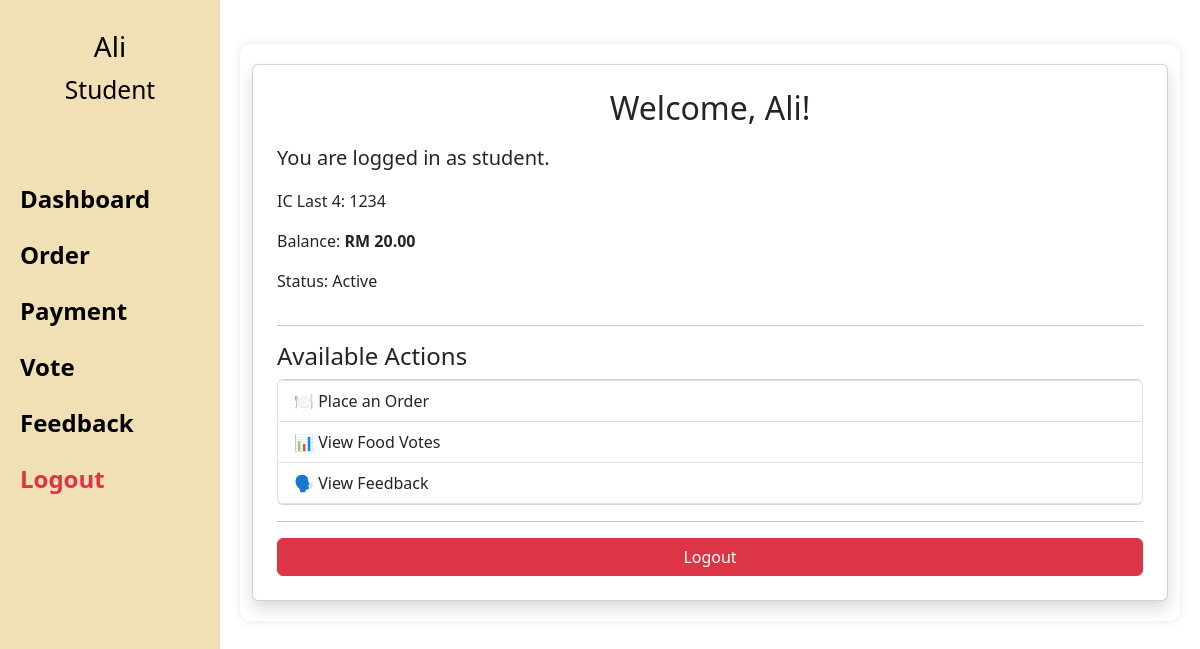
The page /student (signed in) on the database its author committed.
### models.py (models this page shows)
class StudentInfo(db.Model, UserMixin):
    __tablename__ = 'student_info'
    id = db.Column(db.Integer, primary_key=True)
    name = db.Column(db.String(100))
    ic_number = db.Column(db.String(4), unique=True)
    pin = db.Column(db.String(4), nullable=False)  # PIN for login
    password = db.Column(db.String(10),)  # Password for admin login
    role = db.Column(db.String(10), default='student')  # 'admin' or 'student'
    balance = db.Column(db.Integer, default=0)
    frozen = db.Column(db.Boolean, default=False)

### app.py (the view)
@app.route('/student')
@login_required
def student_dashboard():
    if current_user.role == 'student':
        return render_template('dashboard.html', user=current_user)
    else:
        return redirect(url_for('home'))

### app.py (called while the page is built)
@app.before_request
def make_session_non_permanent():
    session.permanent = False

@login_manager.user_loader
def load_user(user_id):
    return StudentInfo.query.get(int(user_id))

@app.context_processor
def inject_user():
    return {'user': current_user}

### templates/dashboard.html (shortened to what this page needs)
{% extends "base.html" %}
{% block content %}
<div class="container mt-4">
  <div class="card shadow p-4">
    <h2 class="mb-3">Welcome, {{ user.name }}!</h2>
    <p class="lead">You are logged in as <strong>{{ user.role }}</strong>.</p>
    <p>IC Last 4: {{ user.ic_number }}</p>
    <p>Balance: <strong>RM {{ "%.2f"|format(user.balance) }}</strong></p>
    <p>Status: {{ 'Frozen' if user.frozen else 'Active' }}</p>
    <hr>
    <h4>Available Actions</h4>
    <div class="list-group">
      <a href="{{ url_for('order') }}" class="list-group-item list-group-item-action">🍽️ Place an Order</a>
      <a href="{{ url_for('vote') }}" class="list-group-item list-group-item-action">📊 View Food Votes</a>
      <a href="{{ url_for('feedback') }}" class="list-group-item list-group-item-action">🗣️ View Feedback</a>
    </div>
    <hr>
    <a href="{{ url_for('logout') }}" class="btn btn-danger">Logout</a>
  </div>
</div>
{% endblock %}

### templates/base.html (shortened to what this page needs)
<!DOCTYPE html>
<html lang="en" xml:lang="en">
<head>
  <link rel="stylesheet" href="/static/style.css" />
  <link rel="stylesheet" href="https://stackpath.bootstrapcdn.com/bootstrap/4.4.1/css/bootstrap.min.css"
 />
  <link rel="stylesheet" href="https://stackpath.bootstrapcdn.com/font-awesome/4.7.0/css/font-awesome.min.css"
 />
  <link rel="stylesheet" href="https://cdn.jsdelivr.net/npm/bootstrap@5.3.0/dist/css/bootstrap.min.css">
</head>
<body>
  {% if user.is_authenticated %}
    <div class="wrapper">
      <div class="sidenav" id="sidebar">
        <div class="user-info">
          {% if user.is_authenticated %}
            <h3>{{ user.name }}</h3>
            <h3><small>{{ user.role|capitalize }}</small></h3>
          {% endif %}
        </div>
        {% if user.is_authenticated %}
          {% if user.role == 'student' %}
              <br>
              <br>
              <a href="{{ url_for('student_dashboard') }}">Dashboard</a>
              <a href="{{ url_for('order') }}">Order</a>
              <a href="{{ url_for('payment') }}">Payment</a>
              <a href="{{ url_for('vote') }}">Vote</a>
              <a href="{{ url_for('feedback') }}">Feedback</a>
          {% endif %}
        <a href="{{ url_for('logout') }}" class="text-danger">Logout</a>
        {% endif %}
      </div>
    </div>
  {% endif %}
  <div class="main">
  {% block content %}{% endblock %}
</div>
</body>
</html>

### static/style.css (style rules this page uses)
.sidenav { width: 220px; background-color: #f1dfb6; color: black; padding-top: 20px; position: sticky; top: 0; height: 100vh; overflow-y: auto; flex-shrink: 0; transition: transform 0.3s ease-in-out; z-index: 1000; }
.sidenav a { padding: 10px 20px; display: block; color: black; text-decoration: none; font-size: 24px; font-weight: bold; }
.wrapper { display: flex; width: auto; }
.main { flex-grow: 1; padding: 20px; }
.sidenav .user-info { padding: 10px 20px; font-weight: bold; text-align: center; }
body { font-family: Arial, sans-serif; background-color: #f5f5f5; display: flex; min-height: 100vh; margin: 0; padding: 0; }
.container { padding: 20px; max-width: 90vw; margin: auto; background: white; border-radius: 10px; box-shadow: 0 0 10px rgba(0,0,0,0.1); touch-action: manipulation; }
h2, h3 { color: #333; text-align: center; font-size: 1.8em; }

### rows shown on the page
StudentInfo: name "Ali", role "Student", role "student", ic_number "1234", balance "20.00", frozen "Active"
